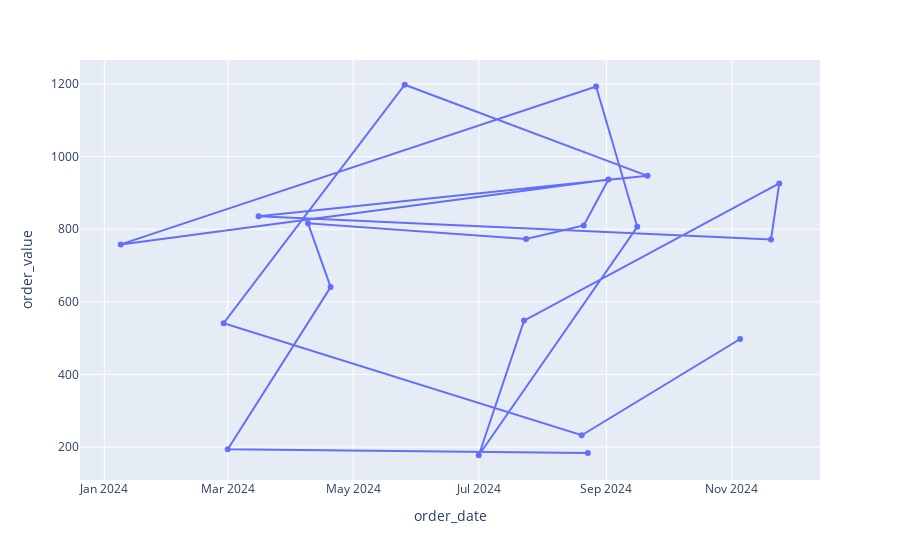

The cell this chart's notebook holds for it:
### Markdown cell above
# Line Graph

### Code cell
# Lets look at the order date compared to the order value. The order date
# will be on the x axis and the order value will be on the y value.
# With plotly, one thing you can do is include markers, or points, in your code on the graph.
fig = px.line(dfdo20, x="order_date", y="order_value", markers=True)
fig.show()

### Figure 1 — Plotly figure (JSON) as saved in the notebook; plotly's stock layout.template omitted (floating-point values rounded to 4 significant figures)
{"data": [{"hovertemplate": "order_date=%{x}<br>order_value=%{y}<extra></extra>", "legendgroup": "", "line": {"color": "#636efa", "dash": "solid"}, "marker": {"symbol": "circle"}, "mode": "lines+markers", "name": "", "orientation": "v", "showlegend": false, "type": "scatter", "x": ["2024-11-05", "2024-08-20", "2024-02-28", "2024-05-26", "2024-09-21", "2024-03-16", "2024-11-20", "2024-11-24", "2024-07-23", "2024-07-01", "2024-09-16", "2024-08-27", "2024-01-09", "2024-09-02", "2024-08-21", "2024-07-24", "2024-04-09", "2024-04-20", "2024-03-01", "2024-08-23"], "xaxis": "x", "y": [497.5, 232.3, 540.8, 1198.0, 947.0, 835.8, 771.8, 926.2, 548.1, 177.2, 806.7, 1193.0, 758.1, 937.1, 810.2, 773.1, 816.1, 640.6, 193.9, 183.1], "yaxis": "y"}], "layout": {"legend": {"tracegroupgap": 0}, "margin": {"t": 60}, "xaxis": {"anchor": "y", "domain": [0, 1], "title": {"text": "order_date"}}, "yaxis": {"anchor": "x", "domain": [0, 1], "title": {"text": "order_value"}}}}
